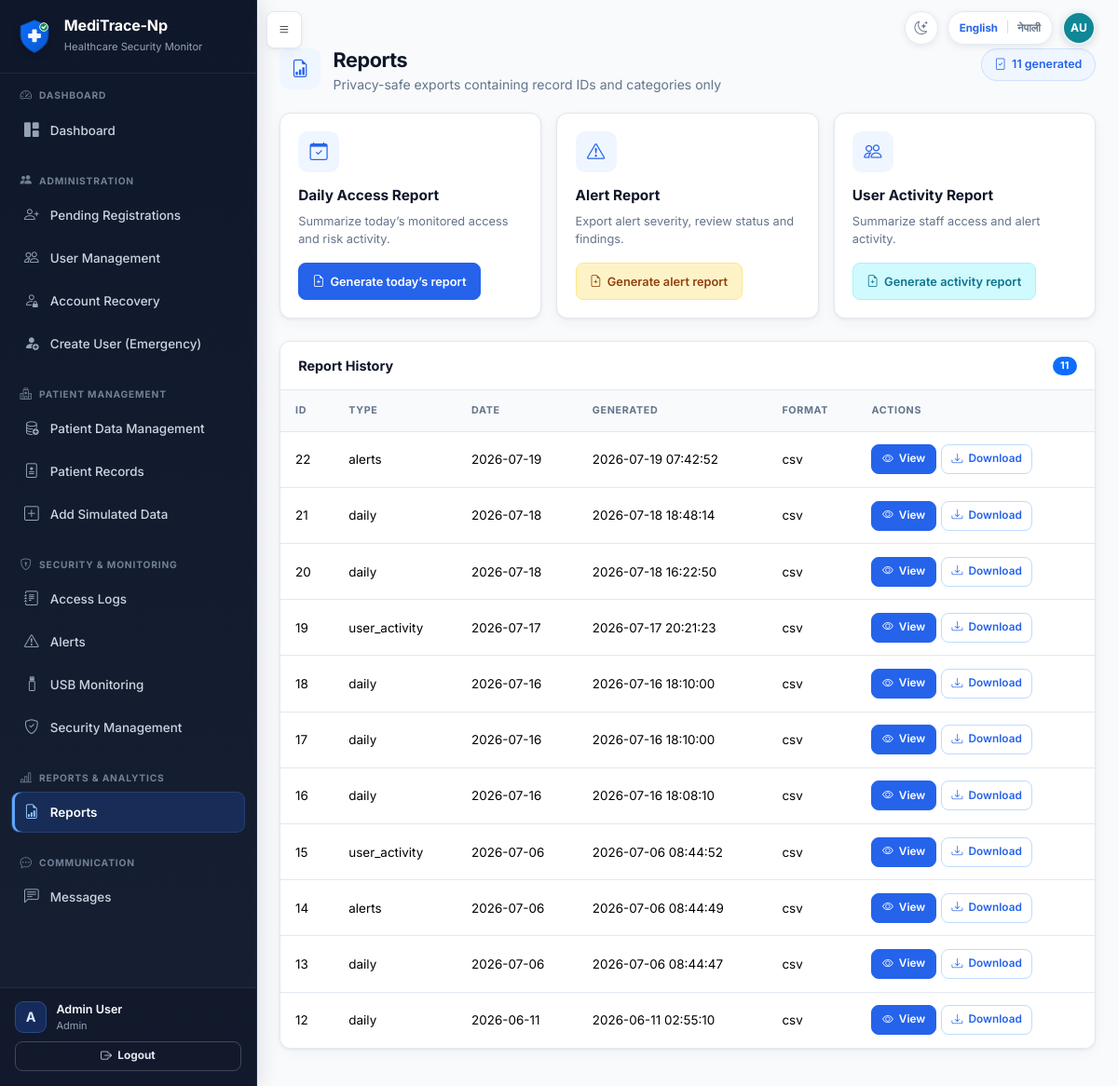
The page /admin/reports (signed in) on the database its author committed.
### tables this page shows
CREATE TABLE users (
            id INTEGER PRIMARY KEY AUTOINCREMENT,
            full_name TEXT NOT NULL,
            staff_id TEXT NOT NULL UNIQUE,
            email TEXT NOT NULL UNIQUE,
            username TEXT NOT NULL UNIQUE,
            password_hash TEXT NOT NULL,
            role TEXT NOT NULL,
            department TEXT NOT NULL,
            work_start TEXT NOT NULL,
            work_end TEXT NOT NULL,
            approval_status TEXT NOT NULL DEFAULT 'pending',
            is_active INTEGER NOT NULL DEFAULT 1,
            approved_by INTEGER,
            approved_at TEXT,
            rejection_reason TEXT,
            created_at TEXT NOT NULL,
            last_login TEXT, is_deleted INTEGER NOT NULL DEFAULT 0, failed_attempts INTEGER NOT NULL DEFAULT 0, locked_until TEXT, last_failed_login TEXT, must_change_password INTEGER NOT NULL DEFAULT 0, credential_version INTEGER NOT NULL DEFAULT 0, credentials_changed_at TEXT, credentials_changed_by INTEGER, preferred_language TEXT NOT NULL DEFAULT 'en',
            FOREIGN KEY (approved_by) REFERENCES users(id)
        );

CREATE TABLE reports (
            id INTEGER PRIMARY KEY AUTOINCREMENT,
            report_type TEXT NOT NULL,
            report_date TEXT NOT NULL,
            generated_by INTEGER,
            generated_at TEXT NOT NULL,
            file_path TEXT NOT NULL,
            format TEXT NOT NULL DEFAULT 'csv',
            FOREIGN KEY (generated_by) REFERENCES users(id)
        );

### app.py (the view, shortened to what this page needs)
@app.route('/admin/reports', methods=['GET', 'POST'])
@login_required
@admin_panel_required
def admin_reports():
    history = get_report_history()
    return render_template('reports.html', reports=history)

### templates/reports.html (shortened to what this page needs)
{% extends "base.html" %}
{% from "macros.html" import page_header %}
{% block content %}
<div class="app-page">
{{ page_header('Reports', 'Privacy-safe exports containing record IDs and categories only', 'bi-file-earmark-bar-graph', reports|length ~ ' generated', 'bi-file-check') }}
<div class="row g-3 mb-4">
    <div class="col-md-4">
        <div class="card h-100">
            <div class="card-body">
                <div class="app-page-icon mb-3"><i class="bi bi-calendar-check"></i></div>
                <h2 class="app-section-title mb-2">Daily Access Report</h2>
                <p class="app-section-subtitle mb-3">Summarize today’s monitored access and risk activity.</p>
                <form method="POST">
                    <button class="btn btn-primary"><i class="bi bi-file-earmark-plus"></i>Generate today’s report</button>
                </form>
            </div>
        </div>
    </div>
    <div class="col-md-4">
        <div class="card h-100">
            <div class="card-body">
                <div class="app-page-icon mb-3"><i class="bi bi-exclamation-triangle"></i></div>
                <h2 class="app-section-title mb-2">Alert Report</h2>
                <p class="app-section-subtitle mb-3">Export alert severity, review status and findings.</p>
                <form method="POST">
                    <button class="btn btn-warning"><i class="bi bi-file-earmark-plus"></i>Generate alert report</button>
                </form>
            </div>
        </div>
    </div>
    <div class="col-md-4">
        <div class="card h-100">
            <div class="card-body">
                <div class="app-page-icon mb-3"><i class="bi bi-people"></i></div>
                <h2 class="app-section-title mb-2">User Activity Report</h2>
                <p class="app-section-subtitle mb-3">Summarize staff access and alert activity.</p>
                <form method="POST">
                    <button class="btn btn-info"><i class="bi bi-file-earmark-plus"></i>Generate activity report</button>
                </form>
            </div>
        </div>
    </div>
</div>
<div class="card">
<div class="card-header"><span>Report History</span><span class="badge bg-primary">{{ reports|length }}</span></div>
<div class="table-responsive"><table class="table table-hover">
    <thead><tr><th>ID</th><th>Type</th><th>Date</th><th>Generated</th><th>Format</th><th>Actions</th></tr></thead>
    <tbody>
        {% for r in reports %}
        <tr>
            <td>{{ r.id }}</td>
            <td>{{ r.report_type }}</td>
            <td>{{ r.report_date }}</td>
            <td>{{ r.generated_at[:19].replace('T', ' ') }}</td>
            <td>{{ r.format }}</td>
            <td>
                <div class="table-actions"><a href="{{ url_for('view_report', report_id=r.id) }}" class="btn btn-sm btn-primary"><i class="bi bi-eye"></i>View</a>
                <a href="{{ url_for('download_report', report_id=r.id) }}" class="btn btn-sm btn-outline-primary"><i class="bi bi-download"></i>Download</a></div>
            </td>
        </tr>
        {% else %}
        <tr><td colspan="6" class="text-muted text-center">No reports generated yet.</td></tr>
        {% endfor %}
    </tbody>
</table></div></div></div>
{% endblock %}

### templates/base.html (shortened to what this page needs)
<!DOCTYPE html>
<html lang="{{ current_locale|default('en') }}" data-theme="light">
<head>
    <link href="https://cdn.jsdelivr.net/npm/bootstrap@5.3.2/dist/css/bootstrap.min.css" rel="stylesheet">
    <link href="https://cdn.jsdelivr.net/npm/bootstrap-icons@1.11.1/font/bootstrap-icons.css" rel="stylesheet">
    <link href="{{ url_for('static', filename='css/style.css') }}" rel="stylesheet">
    <link href="{{ url_for('static', filename='css/explainability.css') }}" rel="stylesheet">
    <link href="{{ url_for('static', filename='css/theme.css') }}" rel="stylesheet">
</head>
<body class="{% if current_user.is_authenticated %}has-sidebar{% endif %}">
    {% set language_return_path = request.full_path if request.query_string else request.path %}
    {% macro language_switch(extra_class='') %}
    <form method="POST" action="{{ url_for('change_language') }}" class="language-switch {{ extra_class }}" aria-label="{{ _('Switch language') }}">
        <button type="submit" name="language" value="en" class="language-option{% if current_locale == 'en' %} active{% endif %}" lang="en" aria-pressed="{{ 'true' if current_locale == 'en' else 'false' }}">English</button>
        <span class="language-divider" aria-hidden="true">|</span>
        <button type="submit" name="language" value="ne" class="language-option{% if current_locale == 'ne' %} active{% endif %}" lang="ne" aria-pressed="{{ 'true' if current_locale == 'ne' else 'false' }}">नेपाली</button>
    </form>
    {% endmacro %}
    {% macro theme_toggle(extra_class='') %}
    <button
        type="button"
        class="theme-toggle {{ extra_class }}"
        aria-label="{{ _('Switch to Dark Mode') }}"
        aria-pressed="false"
        title="{{ _('Switch to Dark Mode') }}"
        data-label-dark="{{ _('Switch to Dark Mode') }}"
        data-label-light="{{ _('Switch to Light Mode') }}"
    ><i class="bi bi-moon-stars" aria-hidden="true"></i></button>
    {% endmacro %}
    {% if current_user.is_authenticated %}
    {% from "macros.html" import user_initials %}
    {% set avatar_name = current_user.full_name|default('', true)|trim %}
    {% if not avatar_name %}{% set avatar_name = current_user.display_name|default('', true)|trim %}{% endif %}
    {% if not avatar_name %}{% set avatar_name = current_user.username|default('User', true)|trim %}{% endif %}
    <button type="button" class="btn btn-dark sidebar-toggle-btn" id="sidebarToggle" aria-label="{{ _('Toggle navigation') }}">
        <i class="bi bi-list"></i>
    </button>
    <div class="authenticated-header-actions" aria-label="{{ _('Current user') }}">
        {{ theme_toggle() }}
        {{ language_switch() }}
        <span
            class="header-user-avatar"
            role="img"
            aria-label="{{ _('Signed in as {name}', name=avatar_name) }}"
            title="{{ avatar_name }}"
        >{{ user_initials(current_user) }}</span>
    </div>
    <aside class="sidebar" id="sidebar">
        <div class="sidebar-brand">
            <img src="{{ url_for('static', filename='images/meditrace-logo.svg') }}" alt="{{ APP_NAME|default('MediTrace-Np') }}" class="brand-logo">
            <div>
                <h5 class="text-white mb-0 brand-title">{{ APP_NAME|default('MediTrace-Np') }}</h5>
                <small class="text-muted">Healthcare Security Monitor</small>
            </div>
        </div>
        <div class="sidebar-nav-scroll">
            {% import "sidebar_macros.html" as sidebar with context %}
            {% if current_user.is_admin_panel %}
                {{ sidebar.admin_sidebar() }}
            {% else %}
                {{ sidebar.staff_sidebar() }}
            {% endif %}
        </div>
        <div class="sidebar-footer">
            <div class="sidebar-user-summary">
                <span class="sidebar-user-avatar" aria-hidden="true">{{ current_user.full_name[:1]|upper }}</span>
                <div class="sidebar-user-copy">
                    <div class="small text-muted sidebar-user-name">{{ current_user.full_name }}</div>
                    <div class="small text-muted sidebar-user-role">{{ tr_display(current_user.role) }}</div>
                </div>
            </div>
            <a href="{{ url_for('logout') }}" class="btn btn-outline-light btn-sm mt-2 w-100 fw-bold">
                <i class="bi bi-box-arrow-right"></i> Logout
            </a>
        </div>
    </aside>
    <main class="main-content" id="mainContent">
    {% else %}
    <div class="public-header-actions">
        {{ theme_toggle('public-theme-toggle') }}
        {{ language_switch('public-language-switch') }}
    </div>
    <main class="auth-main container py-4">
    {% endif %}
            {% block content %}{% endblock %}
    {% if current_user.is_authenticated %}
    </main>
    {% else %}
    </main>
    {% endif %}
</body>
</html>

### templates/sidebar_macros.html (shortened to what this page needs)
{% macro section_header(icon, title) %}
<div class="sidebar-section-header">
    <i class="bi {{ icon }}"></i>
    <span>{{ _(title) }}</span>
</div>
{% endmacro %}
{% macro admin_sidebar() %}
<ul class="nav flex-column sidebar-nav">
    {{ section_header('bi-speedometer2', 'Dashboard') }}
    <li class="nav-item">
        <a class="nav-link {{ nav_active('admin_dashboard') }}" href="{{ url_for('admin_dashboard') }}">
            <i class="bi bi-grid-1x2-fill"></i><span>Dashboard</span>
        </a>
    </li>
    {{ section_header('bi-people-fill', 'Administration') }}
    <li class="nav-item">
        <a class="nav-link {{ nav_active('pending_users') }}" href="{{ url_for('pending_users') }}">
            <i class="bi bi-person-plus"></i><span>Pending Registrations</span>
        </a>
    </li>
    <li class="nav-item">
        <a class="nav-link {{ nav_active('user_management', 'user_activity') }}" href="{{ url_for('user_management') }}">
            <i class="bi bi-people"></i><span>User Management</span>
        </a>
    </li>
    <li class="nav-item">
        <a class="nav-link {{ nav_active('recovery_requests', 'recovery_request_detail') }}" href="{{ url_for('recovery_requests') }}">
            <i class="bi bi-person-lock"></i><span>Account Recovery</span>
        </a>
    </li>
    <li class="nav-item">
        <a class="nav-link {{ nav_active('admin_create_user') }}" href="{{ url_for('admin_create_user') }}">
            <i class="bi bi-person-fill-add"></i><span>Create User (Emergency)</span>
        </a>
    </li>
    {{ section_header('bi-hospital', 'Patient Management') }}
    <li class="nav-item">
        <a class="nav-link {{ nav_active('patient_data_management') }}" href="{{ url_for('patient_data_management') }}">
            <i class="bi bi-database-add"></i><span>Patient Data Management</span>
        </a>
    </li>
    <li class="nav-item">
        <a class="nav-link {{ nav_active('patient_records', 'record_detail') }}" href="{{ url_for('patient_records') }}">
            <i class="bi bi-file-medical"></i><span>Patient Records</span>
        </a>
    </li>
    <li class="nav-item">
        <a class="nav-link {{ nav_active('simulated_patient_data') }}" href="{{ url_for('simulated_patient_data') }}">
            <i class="bi bi-plus-square"></i><span>Add Simulated Data</span>
        </a>
    </li>
    {{ section_header('bi-shield-lock', 'Security & Monitoring') }}
    <li class="nav-item">
        <a class="nav-link {{ nav_active('admin_events') }}" href="{{ url_for('admin_events') }}">
            <i class="bi bi-journal-text"></i><span>Access Logs</span>
        </a>
    </li>
    <li class="nav-item">
        <a class="nav-link {{ nav_active('admin_alerts') }}" href="{{ url_for('admin_alerts') }}">
            <i class="bi bi-exclamation-triangle"></i><span>Alerts</span>
        </a>
    </li>
    <li class="nav-item">
        <a class="nav-link {{ nav_active('usb_monitoring') }}" href="{{ url_for('usb_monitoring') }}">
            <i class="bi bi-usb-drive"></i><span>USB Monitoring</span>
        </a>
    </li>
    <li class="nav-item">
        <a class="nav-link {{ nav_active('security_management', 'retrain_behaviour_model') }}" href="{{ url_for('security_management') }}">
            <i class="bi bi-shield-check"></i><span>Security Management</span>
        </a>
    </li>
    {{ section_header('bi-bar-chart-line', 'Reports & Analytics') }}
    <li class="nav-item">
        <a class="nav-link {{ nav_active('admin_reports', 'view_report') }}" href="{{ url_for('admin_reports') }}">
            <i class="bi bi-file-earmark-bar-graph"></i><span>Reports</span>
        </a>
    </li>
    {{ section_header('bi-chat-dots', 'Communication') }}
    <li class="nav-item">
        <a class="nav-link {{ nav_active('admin_messages') }}" href="{{ url_for('admin_messages') }}">
            <i class="bi bi-chat-left-text"></i><span>Messages</span>
        </a>
    </li>
</ul>
{% endmacro %}

### rows shown on the page
users: full_name "A", full_name "Admin User", role "Admin"
reports: id "22", report_type "alerts", report_date "2026-07-19", generated_at "2026-07-19 07:42:52", format "csv"
reports: id "21", report_type "daily", report_date "2026-07-18", generated_at "2026-07-18 18:48:14", format "csv"
reports: id "20", report_type "daily", report_date "2026-07-18", generated_at "2026-07-18 16:22:50", format "csv"
reports: id "19", report_type "user_activity", report_date "2026-07-17", generated_at "2026-07-17 20:21:23", format "csv"
reports: id "18", report_type "daily", report_date "2026-07-16", generated_at "2026-07-16 18:10:00", format "csv"
reports: id "17", report_type "daily", report_date "2026-07-16", generated_at "2026-07-16 18:10:00", format "csv"
reports: id "16", report_type "daily", report_date "2026-07-16", generated_at "2026-07-16 18:08:10", format "csv"
reports: id "15", report_type "user_activity", report_date "2026-07-06", generated_at "2026-07-06 08:44:52", format "csv"
reports: id "14", report_type "alerts", report_date "2026-07-06", generated_at "2026-07-06 08:44:49", format "csv"
reports: id "13", report_type "daily", report_date "2026-07-06", generated_at "2026-07-06 08:44:47", format "csv"
reports: id "12", report_type "daily", report_date "2026-06-11", generated_at "2026-06-11 02:55:10", format "csv"

### other values the page prints
{{ (name_parts[0][0] ~ name_parts[-1][0])|upper }} "AU"
{{ APP_NAME|default('MediTrace-Np') }} "MediTrace-Np"
{{ reports|length }} "11"
